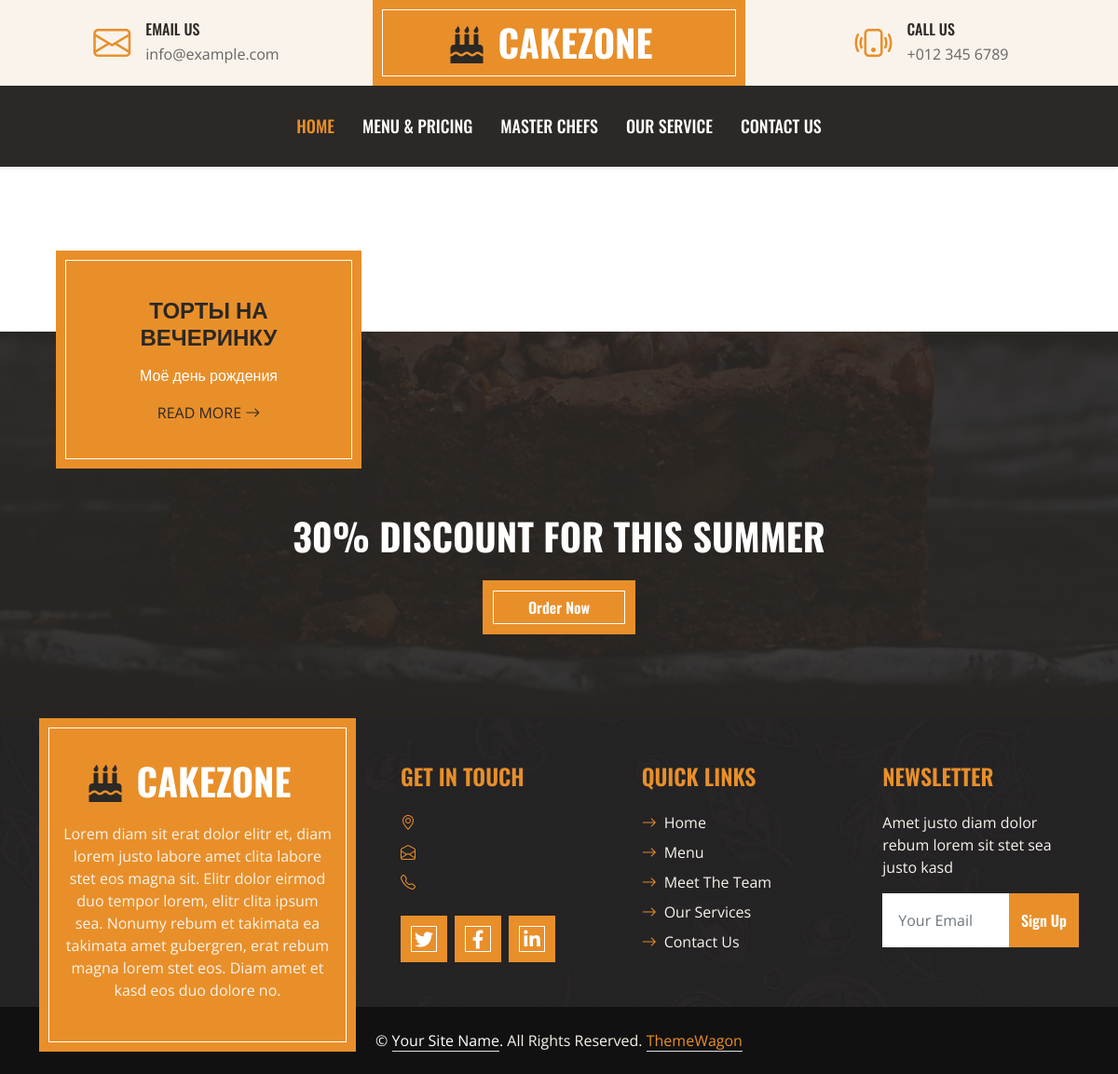
/services/, run on an earlier commit of the app's database.
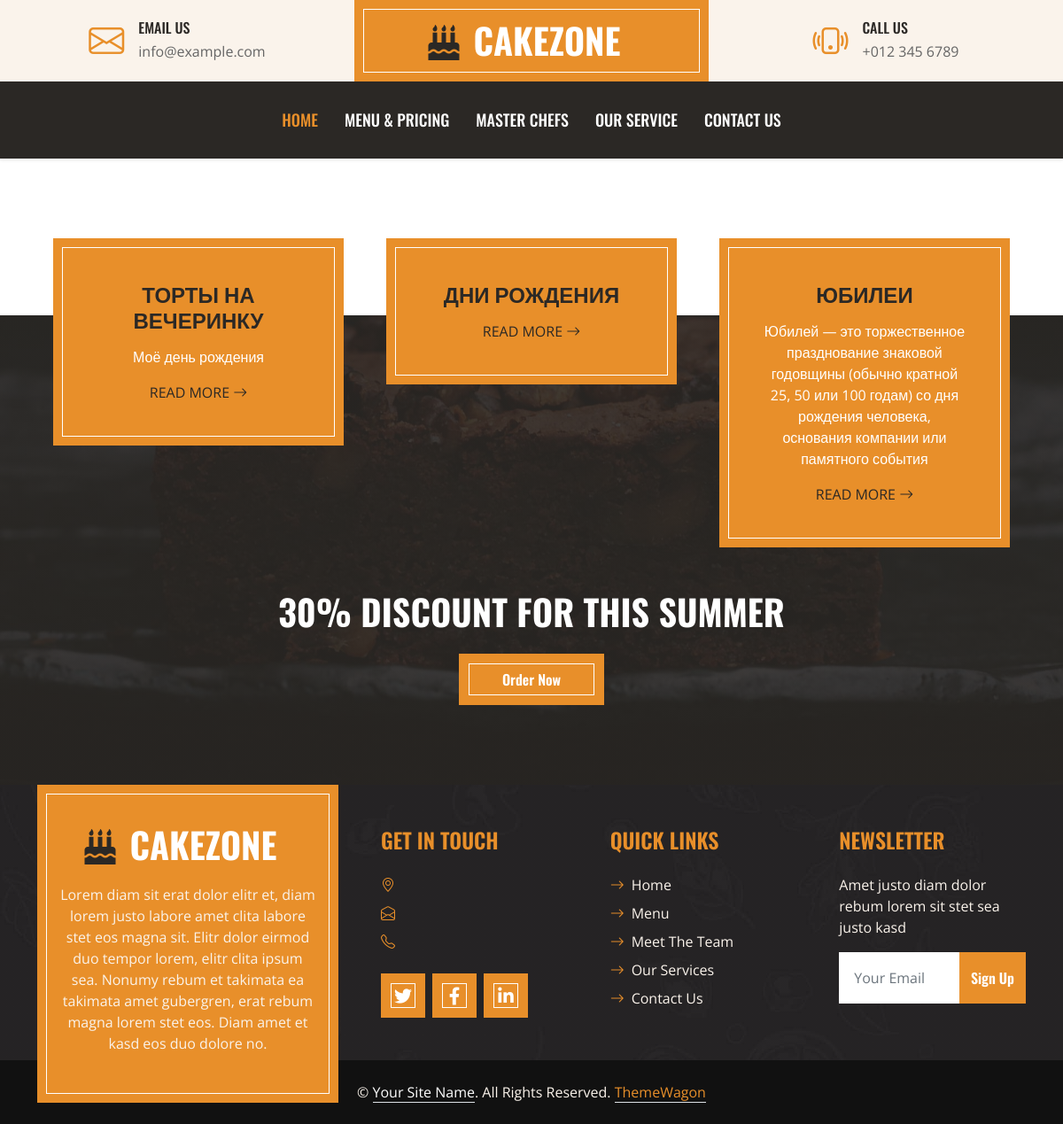
And on a later commit of the database.
### menu/models.py (models this page shows, shortened)
class Category(models.Model):
    name = models.CharField(max_length=50)
    description = models.TextField(blank=True)
    sort = models.PositiveSmallIntegerField()
    is_vsible = models.BooleanField(default=True)
    class Meta:
        verbose_name = 'Категория' #'Category'
        verbose_name_plural = 'Категории' #'Categories'
        ordering = ('sort',)

### services/views.py (the view)
# urls.py: path('', index, name = 'index'),
def index(request):
    categories = Category.objects.filter(is_vsible=True).order_by('sort')
    context = {
        'categories': categories,
    }
    return render(request, 'services.html', context=context)

### contacts/context_processors.py (called while the page is built)
def contacts(request):
    return {
        'index_contacts': Contacts.objects.first()
    }

### services/templates/services.html
{% extends "index.html" %}
{% block content %}
    <div class="container-fluid service position-relative px-5" style="margin-top: 90px;">
        <div class="container">
            <div class="row g-5">
                {% for item in categories %}
                    <div class="col-lg-4 col-md-6">
                        <div class="bg-primary border-inner text-center text-white p-5">
                        <h4 class="text-uppercase mb-3">{{ item.name }}</h4>
                        <p>{{ item.description }}</p>
                        <a class="text-uppercase text-dark" href="{% url 'menu:index' %}#tab-{{ item.pk }}">Read More <i class="bi bi-arrow-right"></i></a>
                        </div>
                    </div>
                {% endfor %}
                <div class="col-lg-12 col-md-6 text-center">
                    <h1 class="text-uppercase text-light mb-4">30% Discount For This Summer</h1>
                    <a href="" class="btn btn-primary border-inner py-3 px-5">Order Now</a>
                </div>
            </div>
        </div>
    </div>
{% endblock %}

What changed in the data, as far as the page shows it:
added Category: name "ДНИ РОЖДЕНИЯ"
added Category: name "ЮБИЛЕИ", description "Юбилей — это торжественное празднование знаковой годовщины (обычно кратной 25, 50 или 100 годам) со дня рождения человека, основания компании или памятного события"
